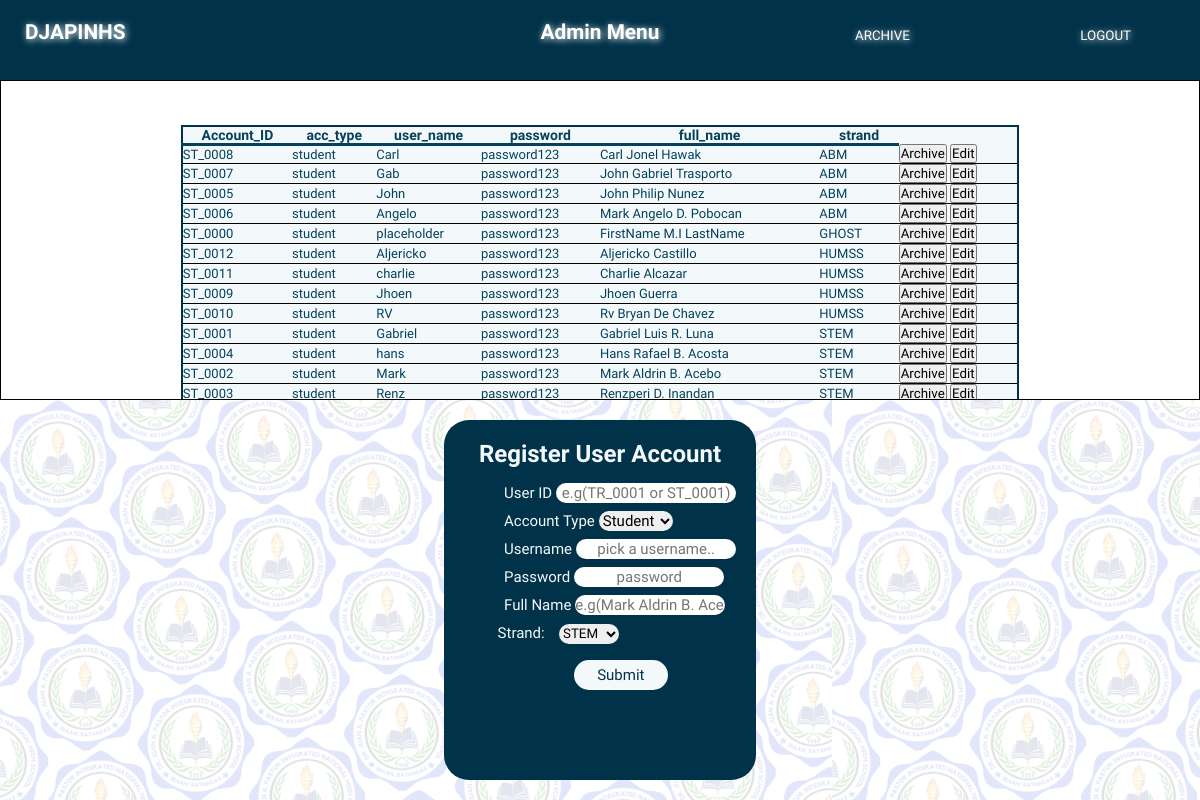
Screenshot of /AdminMenu.php with the database file from the repository.
### tables this page shows
CREATE TABLE `user_accounts` (
  `Account_ID` varchar(7) NOT NULL,
  `acc_type` varchar(7) NOT NULL DEFAULT 'student',
  `user_name` varchar(50) NOT NULL,
  `password` varchar(50) NOT NULL,
  `full_name` varchar(100) NOT NULL,
  `strand` varchar(10) NOT NULL DEFAULT 'FACULTY'
);

### AdminMenu.php (the view, shortened to what this page needs)
<?php
    include("scripts/functions.php");
?>
<!DOCTYPE html>
<html lang="en">
<head>
    <link rel="stylesheet" href="css/AdminMenu.css">
    <link rel="stylesheet" href="css/index.css">
</head>
<body>
    <header>
        <nav class="NavBar">
            <h2>Admin Menu</h2>
            <h2 class="djaphins">DJAPINHS</h2>
            <ul>
                <li>
                    <form action="AdminMenu.php" method="post">
                        <button type="submit" name="logout" class="log">LOGOUT</button>
                        <button type="submit" name="goToArchive" class="archive">ARCHIVE</button>
                    </form>
                </li>
            </ul>
        </nav>
    </header>
    <main class="AccTableContainer">
        <table>
            <tr>
                <?php
                    $sql = mysqli_query($connection, "SHOW COLUMNS FROM user_accounts");
                    while($TBLheaders = mysqli_fetch_array($sql)){
                ?>
                    <th><?php echo $TBLheaders[0];?></th>
                <?php
                    }
                ?>
            </tr>
            <?php
                $getRecords = mysqli_query($connection, "SELECT * FROM user_accounts ORDER BY acc_type, strand, full_name");
                while($row = mysqli_fetch_row($getRecords)){
            ?>
                <tr>
                    <?php
                        for($i = 0; $i <= 5; $i++){
                    ?>
                        <td><?php echo $row[$i];?></td>
                    <?php
                        }
                    ?>
                        <td>
                            <form action="AdminMenu.php" method="post">
                                <button type="submit" name="archive" value="<?php echo $row[0]?>">Archive</button>
                                <button type="submit" name="edit" value="<?php echo $row[0]?>">Edit</button>
                            </form>
                        </td>
                </tr>
            <?php
                }
            ?>
        </table>
    </main>
    <section class="RegFormContainer">
        <form action="AdminMenu.php" method="post">
            <h2>Register User Account</h2>
            <label class="US">User ID</label>
            <input type="text" name="userID" placeholder="e.g(TR_0001 or ST_0001)" class="ID"> <br>
            <label class="tp">Account Type</label>
            <select name="accType" class="type">
                <option value="student">Student</option>
            </select> <br>
            <label class="NM">Username</label>
            <input type="text" name="username" placeholder="pick a username.." class="use"> <br>
            <label class="Ps">Password</label>
            <input type="text" name="password" placeholder="password" class="pas"> <br>
            <label class="FL">Full Name</label>
            <input type="text" name="fullName" placeholder="e.g(Mark Aldrin B. Acebo)" class="fl"> <br>
            <button type="submit" name="register" class="btn">Submit</button>
            <label class="strand">Strand:</label>
            <select name="strand" class="selectstrand">
                <option value="STEM">STEM</option>
            </select> <br>
        </form>
    </section>
</body>
</html>

### css/AdminMenu.css (style rules this page uses)
* { margin: 0; padding: 0; box-sizing: border-box; text-decoration: none; font-family: 'Gabarito', sans-serif; }
.NavBar .log { position: relative; left: 30px; transition: .4s; border: none; background: none; color: #ffffff; text-shadow: 1px 1px 7px #ffffff; }
.NavBar .archive { position: relative; right: 250px; transition: .4s; border: none; background: none; color: #ffffff; text-shadow: 1px 1px 7px #ffffff; }
.AccTableContainer { display: flex; position: fixed; top: 10vh; left: 0; z-index: 0; height: 40vh; width: 100vw; justify-content: center; align-items: center; border: 1px solid black; }
.AccTableContainer table { width: 70%; }
.RegFormContainer { display: flex; background: url(../assets/images/logoorigtintwhite.png); position: fixed; top: 50vh; left: 0; z-index: 0; height: 50vh; width: 100vw; justify-content: center; align-items: center; }
.RegFormContainer form { height: 90%; width: 26%; border-radius: 25px; background-color: #003249; color: #F3F9FB; }
.RegFormContainer h2 { text-align: center; margin-top: 20px; color: #F3F9FB; }
.RegFormContainer form input { color: black; }
.RegFormContainer .US, .RegFormContainer .ID { position: relative; left: 60px; margin-top: 25px; border-radius: 25px; height: 20px; bottom: 10px; width: 180px; font-size: 15px; border: none; }
.RegFormContainer .tp, .RegFormContainer .type { position: relative; left: 60px; bottom: 10px; margin-top: 8px; border-radius: 25px; height: 20px; font-size: 15px; border: none; }
.RegFormContainer .NM, .RegFormContainer .use { position: relative; left: 60px; bottom: 10px; margin-top: 8px; border-radius: 25px; height: 20px; width: 160px; font-size: 15px; border: none; }
.RegFormContainer .Ps, .RegFormContainer .pas { position: relative; left: 60px; margin-top: 8px; border-radius: 25px; height: 20px; bottom: 10px; width: 150px; font-size: 15px; border: none; }
.RegFormContainer .FL, .RegFormContainer .fl { position: relative; left: 60px; margin-top: 8px; border-radius: 25px; height: 20px; bottom: 10px; width: 150px; font-size: 15px; border: none; }
.RegFormContainer .btn { position: relative; top: 25px; right: 20px; height: 30px; width: 100px; font-size: 15px; margin-left: 150px; margin-top: 10px; border-radius: 25px; width: 30%; transition: .4s; border: none; color: #003249; background-color: #F3F9FB; }
.RegFormContainer .strand { position: relative; right: 194px; bottom: 17px; font-size: 15px; border: none; }
.RegFormContainer .selectstrand { position: relative; height: 20px; width: 60px; bottom: 42px; left: 115px; border-radius: 25px; border: none; border: none; }
.RegFormContainer ::placeholder { text-align: center; }
.RegFormContainer input { text-align: center; }
.AccTableContainer { overflow-y: scroll; }
.AccTableContainer table { position: relative; top: 50px; margin-top: 10px; overflow-y: scroll; border-collapse: collapse; border: none; border-bottom:2px solid #003249; border-left: 2px solid #003249; border: 2px solid #003249; border-color:#003249; background-color: #F3F9FB; color: #06415c; }
.AccTableContainer table td { font-size: 13px; border-bottom: 1px solid black; }
.AccTableContainer table th { border-bottom:3px solid #06415c ; margin-bottom: 100px; font-size: 14px; }

### css/index.css (style rules this page uses)
* { margin: 0; padding: 0; box-sizing: border-box; text-decoration: none; font-family: 'Gabarito', sans-serif; }
body { min-height: 100vh; max-width: 100vw; }
.NavBar { position: fixed; top: 0; left: 0; height: 10vh; width: 100%; object-fit: cover; background-color: #003249; }
.NavBar h2 { font-size: 130%; margin-top: 20px; text-align: center; color: #ffffff; text-shadow: 1px 1px 7px #ffffff; }
header .NavBar ul { position: absolute; right: 0%; top: 0; margin-right: 25px; margin-top: 25px; }
.NavBar ul li { display: inline-block; text-align: center; width: 140px; height: 30px; margin-left: 5px; }
.NavBar .djaphins { position: absolute; left: 0; top: 0; margin-left: 25px; margin-bottom: 10px; }

### rows the page displays
user_accounts: Account_ID "ST_0008", acc_type "student", user_name "Carl", password "password123", full_name "Carl Jonel Hawak", strand "ABM"
user_accounts: Account_ID "ST_0007", acc_type "student", user_name "Gab", password "password123", full_name "John Gabriel Trasporto", strand "ABM"
user_accounts: Account_ID "ST_0005", acc_type "student", user_name "John", password "password123", full_name "John Philip Nunez", strand "ABM"
user_accounts: Account_ID "ST_0006", acc_type "student", user_name "Angelo", password "password123", full_name "Mark Angelo D. Pobocan", strand "ABM"
user_accounts: Account_ID "ST_0000", acc_type "student", user_name "placeholder", password "password123", full_name "FirstName M.I LastName", strand "GHOST"
user_accounts: Account_ID "ST_0012", acc_type "student", user_name "Aljericko", password "password123", full_name "Aljericko Castillo", strand "HUMSS"
user_accounts: Account_ID "ST_0011", acc_type "student", user_name "charlie", password "password123", full_name "Charlie Alcazar", strand "HUMSS"
user_accounts: Account_ID "ST_0009", acc_type "student", user_name "Jhoen", password "password123", full_name "Jhoen Guerra", strand "HUMSS"
user_accounts: Account_ID "ST_0010", acc_type "student", user_name "RV", password "password123", full_name "Rv Bryan De Chavez", strand "HUMSS"
user_accounts: Account_ID "ST_0001", acc_type "student", user_name "Gabriel", password "password123", full_name "Gabriel Luis R. Luna", strand "STEM"
user_accounts: Account_ID "ST_0004", acc_type "student", user_name "hans", password "password123", full_name "Hans Rafael B. Acosta", strand "STEM"
user_accounts: Account_ID "ST_0002", acc_type "student", user_name "Mark", password "password123", full_name "Mark Aldrin B. Acebo", strand "STEM"
user_accounts: Account_ID "ST_0003", acc_type "student", user_name "Renz", password "password123", full_name "Renzperi D. Inandan", strand "STEM"

### other values shown
$TBLheaders[0] "Account_ID"
$TBLheaders[0] "acc_type"
$TBLheaders[0] "user_name"
$TBLheaders[0] "password"
$TBLheaders[0] "full_name"
$TBLheaders[0] "strand"
